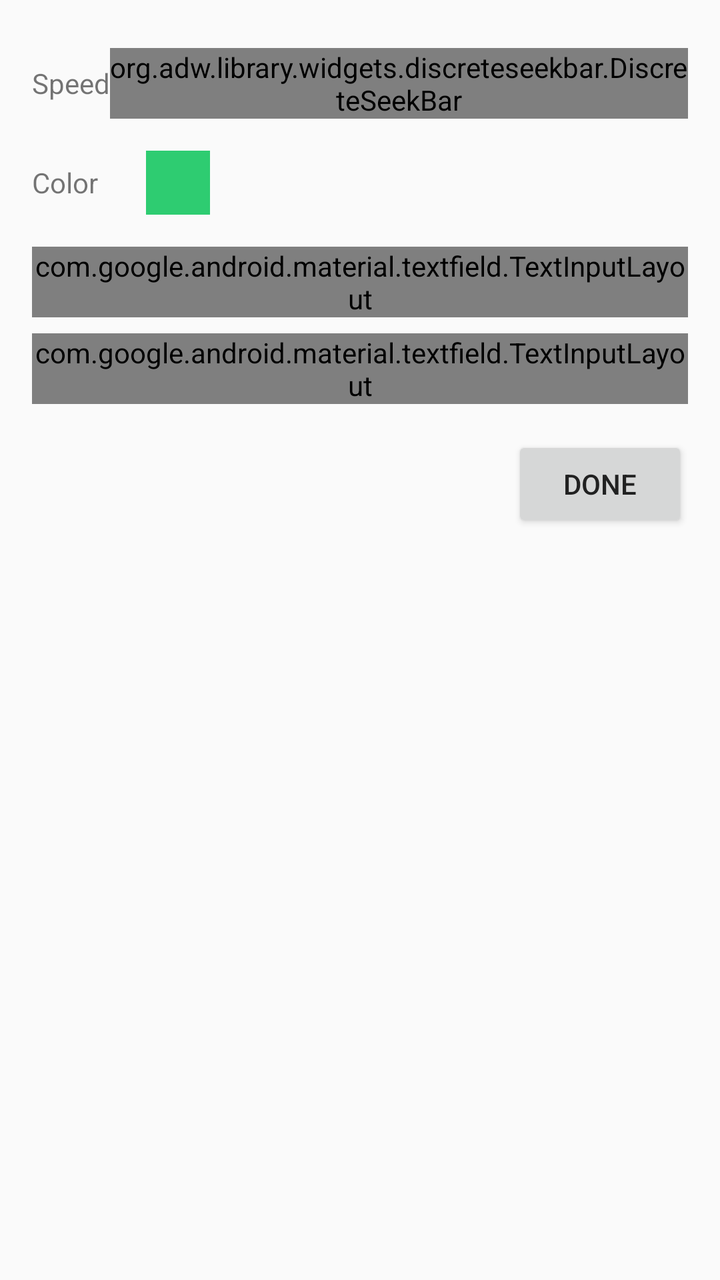
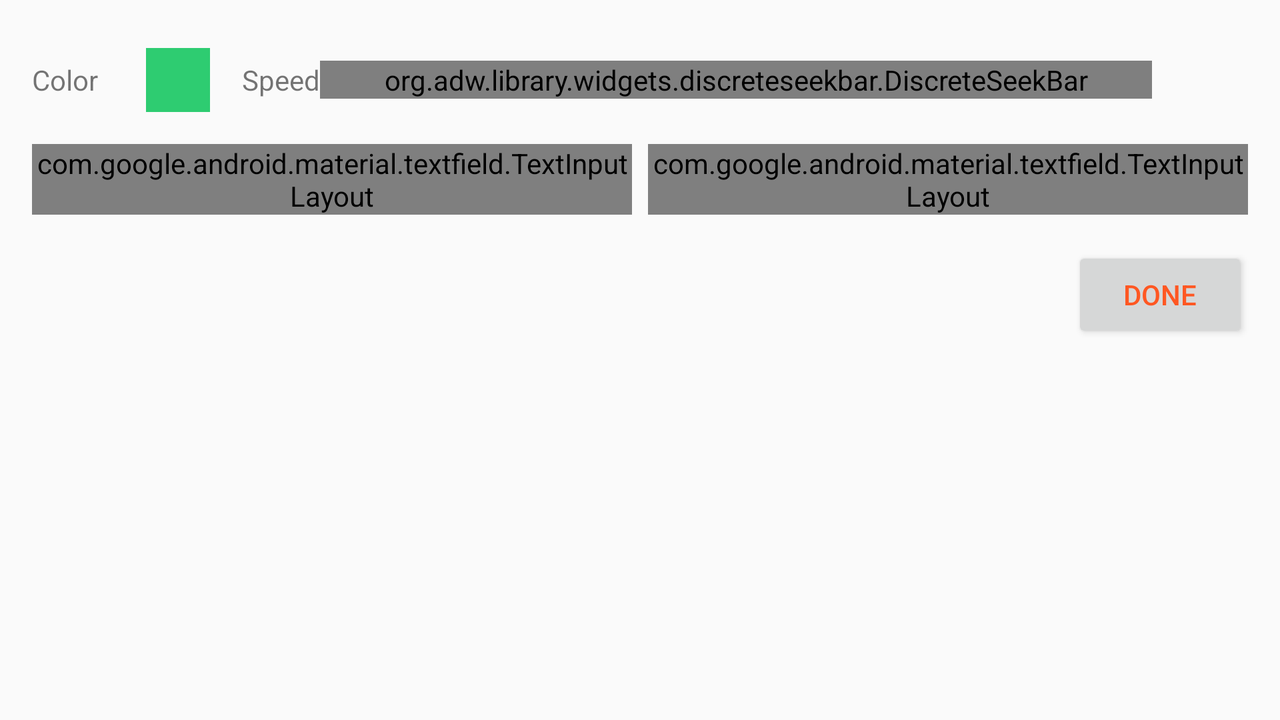

First picture: res/layout/ on a phone held upright. Second picture: the repository's own variant of that layout, on a device whose configuration matches the variant's folder. Source for both follows.
<!-- AndroidManifest.xml: application theme AppTheme -->
<!-- res/layout/frag_create_stack.xml -->
<?xml version="1.0" encoding="utf-8"?>
<LinearLayout xmlns:android="http://schemas.android.com/apk/res/android"
    xmlns:app="http://schemas.android.com/apk/res-auto"
    android:id="@+id/ll_content"
    android:layout_width="match_parent"
    android:layout_height="match_parent"
    android:padding="16dp"
    android:clipToPadding="false"
    android:orientation="vertical">

    <LinearLayout
        android:layout_width="match_parent"
        android:layout_height="wrap_content"
        android:orientation="horizontal"
        android:layout_marginTop="8dp">

        <TextView
            android:layout_width="wrap_content"
            android:layout_height="wrap_content"
            android:text="@string/speed"
            android:layout_gravity="center_vertical"/>

        <org.adw.library.widgets.discreteseekbar.DiscreteSeekBar
            android:id="@+id/sb_max_in_learning"
            android:layout_width="0dp"
            android:layout_height="wrap_content"
            android:layout_weight="1"
            app:dsb_progressColor="@color/accent"
            app:dsb_indicatorColor="@color/accent"
            app:dsb_indicatorElevation="4dp"
            app:dsb_rippleColor="@color/accent"/>

    </LinearLayout>

    <LinearLayout
        android:layout_width="wrap_content"
        android:layout_height="wrap_content"
        android:orientation="horizontal"
        android:layout_marginTop="8dp">

        <TextView
            android:layout_width="wrap_content"
            android:layout_height="wrap_content"
            android:layout_gravity="center_vertical"
            android:text="Color"/>

        <ImageButton
            android:id="@+id/ib_pick_color"
            android:layout_width="48dp"
            android:layout_height="48dp"
            android:layout_gravity="center_vertical"
            android:layout_marginLeft="16dp"
            android:src="@color/stack_color_2"
            android:padding="8dp"
            android:background="?android:attr/selectableItemBackground"
            android:elevation="4dp"/>

    </LinearLayout>

    <android.support.design.widget.TextInputLayout
        android:layout_width="match_parent"
        android:layout_height="wrap_content"
        android:layout_marginTop="8dp">

        <EditText
            android:id="@+id/et_title"
            android:layout_width="match_parent"
            android:layout_height="wrap_content"
            android:singleLine="true"
            android:hint="@string/hint_title"
            android:inputType="textCapWords"
            android:text="Text to move hint up."/>

    </android.support.design.widget.TextInputLayout>

    <android.support.design.widget.TextInputLayout
        android:layout_width="match_parent"
        android:layout_height="wrap_content"
        android:layout_marginTop="8dp">

        <EditText
            android:id="@+id/et_language"
            android:layout_width="match_parent"
            android:layout_height="wrap_content"
            android:hint="@string/hint_language"
            android:text=""
            android:imeOptions="actionDone"/>

    </android.support.design.widget.TextInputLayout>

    <Button
        android:id="@+id/btn_done"
        android:layout_width="wrap_content"
        android:layout_height="wrap_content"
        android:layout_marginTop="16dp"
        android:layout_gravity="end"
        android:text="@string/abc_action_mode_done"/>

</LinearLayout>
<!-- resources referenced by this layout -->
<resources>
  <color name="accent">#FF5722</color>
  <color name="stack_color_2">#2ecc71</color>
  <string name="hint_language">Language</string>
  <string name="hint_title">title</string>
  <string name="speed">Speed</string>
  <!-- from res/values-v21/ -->
  <style name="AppTheme" parent="android:Theme.Material.Light">
          <item name="android:colorPrimary">@color/primary</item>
          <item name="android:colorPrimaryDark">@color/primary_dark</item>
          <item name="android:colorAccent">@color/accent</item>
          <item name="android:textColorPrimary">@color/primary_text</item>
          <item name="android:textColorSecondary">@color/secondary_text</item>
      </style>
  <color name="primary">#4CAF50</color>
  <color name="primary_dark">#ff357838</color>
  <color name="primary_text">#212121</color>
  <color name="secondary_text">#727272</color>
</resources>
<!-- res/layout-land/frag_create_stack.xml (the repository's variant of the layout above) -->
<!-- drawn on the phone turned sideways -->
<?xml version="1.0" encoding="utf-8"?>
<LinearLayout xmlns:android="http://schemas.android.com/apk/res/android"
    xmlns:app="http://schemas.android.com/apk/res-auto"
    android:id="@+id/ll_content"
    android:layout_width="match_parent"
    android:layout_height="match_parent"
    android:padding="16dp"
    android:clipToPadding="false"
    android:orientation="vertical">

    <LinearLayout
        android:layout_width="match_parent"
        android:layout_height="wrap_content"
        android:orientation="horizontal">

        <LinearLayout
            android:layout_width="wrap_content"
            android:layout_height="wrap_content"
            android:orientation="horizontal">

            <TextView
                android:layout_width="wrap_content"
                android:layout_height="wrap_content"
                android:layout_gravity="center_vertical"
                android:text="@string/color"/>

            <ImageButton
                android:id="@+id/ib_pick_color"
                android:layout_width="48dp"
                android:layout_height="48dp"
                android:layout_gravity="center_vertical"
                android:layout_marginLeft="16dp"
                android:src="@color/stack_color_2"
                android:padding="8dp"
                android:background="?android:attr/selectableItemBackground"
                android:elevation="4dp"/>

        </LinearLayout>

        <LinearLayout
            android:layout_width="match_parent"
            android:layout_height="wrap_content"
            android:orientation="horizontal"
            android:layout_marginLeft="8dp">

            <TextView
                android:layout_width="wrap_content"
                android:layout_height="wrap_content"
                android:text="@string/speed"
                android:layout_gravity="center_vertical"/>

            <org.adw.library.widgets.discreteseekbar.DiscreteSeekBar
                android:id="@+id/sb_max_in_learning"
                android:layout_width="0dp"
                android:layout_height="wrap_content"
                android:layout_weight="1"
                android:layout_gravity="center_vertical"
                app:dsb_progressColor="@color/accent"
                app:dsb_indicatorColor="@color/accent"
                app:dsb_indicatorElevation="4dp"
                app:dsb_rippleColor="@color/accent"/>

            <ImageButton
                android:id="@+id/ib_speed_help"
                android:layout_width="48dp"
                android:layout_height="48dp"
                android:padding="8dp"
                android:layout_gravity="center_vertical"
                android:scaleType="centerCrop"
                android:src="@drawable/ic_help"
                android:tint="@android:color/darker_gray"
                android:background="?attr/selectableItemBackgroundBorderless"/>

        </LinearLayout>

    </LinearLayout>

    <LinearLayout
        android:layout_width="match_parent"
        android:layout_height="wrap_content"
        android:layout_marginTop="8dp">

        <android.support.design.widget.TextInputLayout
            android:id="@+id/til_title"
            android:layout_width="0dp"
            android:layout_height="wrap_content"
            android:layout_weight="1">

            <EditText
                android:id="@+id/et_title"
                android:layout_width="match_parent"
                android:layout_height="wrap_content"
                android:singleLine="true"
                android:hint="@string/hint_title"
                android:text="@string/general"
                android:inputType="textCapWords"/>

        </android.support.design.widget.TextInputLayout>

        <android.support.design.widget.TextInputLayout
            android:id="@+id/til_language"
            android:layout_width="0dp"
            android:layout_height="wrap_content"
            android:layout_weight="1"
            android:layout_marginLeft="8dp">

            <EditText
                android:id="@+id/et_language"
                android:layout_width="match_parent"
                android:layout_height="wrap_content"
                android:hint="@string/hint_language"
                android:text=""
                android:singleLine="true"
                android:imeOptions="actionDone"/>

        </android.support.design.widget.TextInputLayout>

    </LinearLayout>

    <Button
        android:id="@+id/btn_done"
        android:layout_width="wrap_content"
        android:layout_height="wrap_content"
        android:layout_marginTop="16dp"
        android:layout_gravity="end"
        android:textColor="@color/accent"
        android:text="@string/done"
        style="?attr/borderlessButtonStyle"/>

</LinearLayout>
<!-- resources referenced by the variant -->
<!-- as the phone turned sideways resolves them -->
<resources>
  <color name="accent">#FF5722</color>
  <color name="stack_color_2">#2ecc71</color>
  <string name="color">Color</string>
  <string name="done">done</string>
  <string name="general">General</string>
  <string name="hint_language">Language</string>
  <string name="hint_title">title</string>
  <string name="speed">Speed</string>
  <!-- from res/values-v21/ -->
  <style name="AppTheme" parent="android:Theme.Material.Light">
          <item name="android:colorPrimary">@color/primary</item>
          <item name="android:colorPrimaryDark">@color/primary_dark</item>
          <item name="android:colorAccent">@color/accent</item>
          <item name="android:textColorPrimary">@color/primary_text</item>
          <item name="android:textColorSecondary">@color/secondary_text</item>
      </style>
  <color name="primary">#4CAF50</color>
  <color name="primary_dark">#ff357838</color>
  <color name="primary_text">#212121</color>
  <color name="secondary_text">#727272</color>
</resources>
